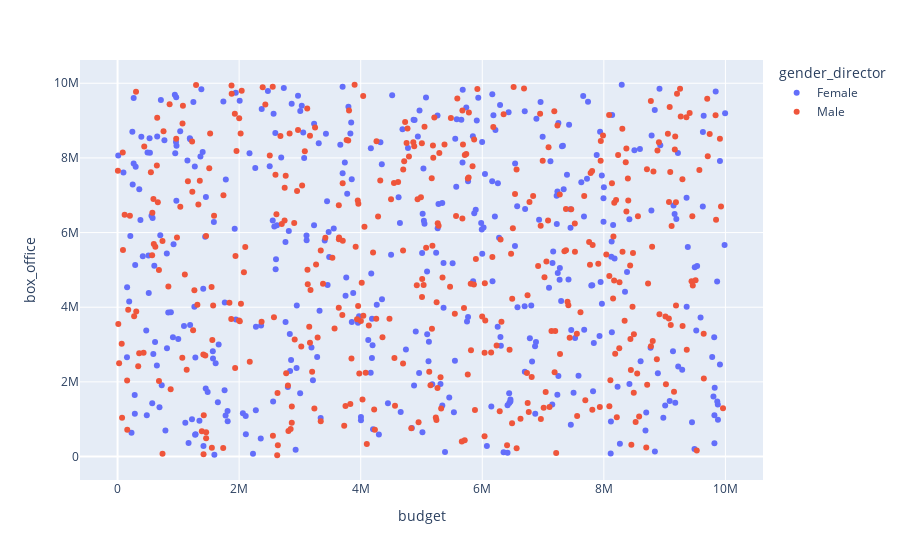

The code cell stored with this chart in its notebook:
### Code cell
fig = px.scatter(data, x="budget", y="box_office", color="gender_director")
fig.show()

### Figure 1 — Plotly figure (JSON) as saved in the notebook; plotly's stock layout.template omitted (floating-point values rounded to 4 significant figures; data arrays with more than 128 entries replaced by an {"elided": "..."} marker saying what was removed)
{"data": [{"hovertemplate": "gender_director=Female<br>budget=%{x}<br>box_office=%{y}<extra></extra>", "legendgroup": "Female", "marker": {"color": "#636efa", "symbol": "circle"}, "mode": "markers", "name": "Female", "orientation": "v", "showlegend": true, "type": "scatter", "x": {"elided": "401 int values"}, "xaxis": "x", "y": {"elided": "401 int values"}, "yaxis": "y"}, {"hovertemplate": "gender_director=Male<br>budget=%{x}<br>box_office=%{y}<extra></extra>", "legendgroup": "Male", "marker": {"color": "#EF553B", "symbol": "circle"}, "mode": "markers", "name": "Male", "orientation": "v", "showlegend": true, "type": "scatter", "x": {"elided": "409 int values"}, "xaxis": "x", "y": {"elided": "409 int values"}, "yaxis": "y"}], "layout": {"legend": {"title": {"text": "gender_director"}, "tracegroupgap": 0}, "margin": {"t": 60}, "xaxis": {"anchor": "y", "domain": [0, 1], "title": {"text": "budget"}}, "yaxis": {"anchor": "x", "domain": [0, 1], "title": {"text": "box_office"}}}}
